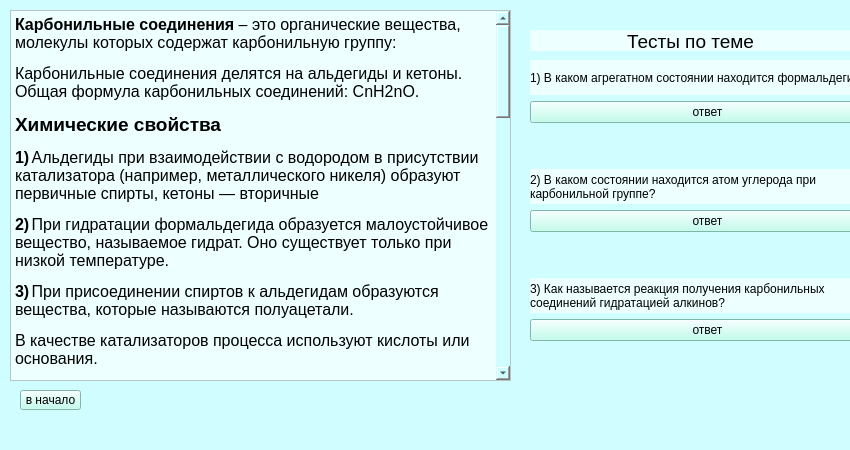
<?xml version="1.0" encoding="UTF-8"?>
<ui version="4.0">
 <class>MainWindow</class>
 <widget class="QMainWindow" name="MainWindow">
  <property name="geometry">
   <rect>
    <x>0</x>
    <y>0</y>
    <width>850</width>
    <height>450</height>
   </rect>
  </property>
  <property name="windowTitle">
   <string>MainWindow</string>
  </property>
  <property name="styleSheet">
   <string notr="true">background-color: rgb(208, 253, 255)</string>
  </property>
  <widget class="QWidget" name="centralwidget">
   <widget class="QTextEdit" name="textEdit">
    <property name="geometry">
     <rect>
      <x>10</x>
      <y>10</y>
      <width>501</width>
      <height>371</height>
     </rect>
    </property>
    <property name="styleSheet">
     <string notr="true">background-color: rgb(237, 255, 255);</string>
    </property>
    <property name="html">
     <string>&lt;!DOCTYPE HTML PUBLIC &quot;-//W3C//DTD HTML 4.0//EN&quot; &quot;http://www.w3.org/TR/REC-html40/strict.dtd&quot;&gt;
&lt;html&gt;&lt;head&gt;&lt;meta name=&quot;qrichtext&quot; content=&quot;1&quot; /&gt;&lt;style type=&quot;text/css&quot;&gt;
p, li { white-space: pre-wrap; }
&lt;/style&gt;&lt;/head&gt;&lt;body style=&quot; font-family:'MS Shell Dlg 2'; font-size:8pt; font-weight:400; font-style:normal;&quot;&gt;
&lt;p style=&quot; margin-top:12px; margin-bottom:12px; margin-left:0px; margin-right:0px; -qt-block-indent:0; text-indent:0px;&quot;&gt;&lt;span style=&quot; font-family:'Times New Roman,serif'; font-size:12pt; font-weight:600;&quot;&gt;Карбонильные соединения&lt;/span&gt;&lt;span style=&quot; font-family:'Times New Roman,serif'; font-size:12pt;&quot;&gt; – это органические вещества, молекулы которых содержат карбонильную группу:&lt;/span&gt; &lt;/p&gt;
&lt;p style=&quot; margin-top:12px; margin-bottom:12px; margin-left:0px; margin-right:0px; -qt-block-indent:0; text-indent:0px;&quot;&gt;&lt;span style=&quot; font-family:'Times New Roman,serif'; font-size:12pt;&quot;&gt;Карбонильные соединения делятся на альдегиды и кетоны. Общая формула карбонильных соединений: СnH2nO.&lt;/span&gt; &lt;/p&gt;
&lt;p style=&quot; margin-top:12px; margin-bottom:12px; margin-left:0px; margin-right:0px; -qt-block-indent:0; text-indent:0px;&quot;&gt;&lt;span style=&quot; font-size:14pt; font-weight:600;&quot;&gt;Химические свойства&lt;/span&gt;&lt;/p&gt;
&lt;p style=&quot; margin-top:12px; margin-bottom:12px; margin-left:0px; margin-right:0px; -qt-block-indent:0; text-indent:0px;&quot;&gt;&lt;span style=&quot; font-family:'Times New Roman,serif'; font-size:12pt; font-weight:600;&quot;&gt;1)&lt;/span&gt;&lt;span style=&quot; font-family:'Times New Roman'; font-size:7pt;&quot;&gt; &lt;/span&gt;&lt;span style=&quot; font-family:'Times New Roman,serif'; font-size:12pt;&quot;&gt;Альдегиды при взаимодействии с водородом в присутствии катализатора (например, металлического никеля) образуют первичные спирты, кетоны — вторичные&lt;/span&gt; &lt;/p&gt;
&lt;p style=&quot; margin-top:12px; margin-bottom:12px; margin-left:0px; margin-right:0px; -qt-block-indent:0; text-indent:0px;&quot;&gt;&lt;span style=&quot; font-family:'Times New Roman,serif'; font-size:12pt; font-weight:600;&quot;&gt;2)&lt;/span&gt;&lt;span style=&quot; font-family:'Times New Roman'; font-size:7pt;&quot;&gt; &lt;/span&gt;&lt;span style=&quot; font-family:'Times New Roman,serif'; font-size:12pt;&quot;&gt;При гидратации формальдегида образуется малоустойчивое вещество, называемое гидрат. Оно существует только при низкой температуре.&lt;/span&gt; &lt;/p&gt;
&lt;p style=&quot; margin-top:12px; margin-bottom:12px; margin-left:0px; margin-right:0px; -qt-block-indent:0; text-indent:0px;&quot;&gt;&lt;span style=&quot; font-family:'Times New Roman,serif'; font-size:12pt; font-weight:600;&quot;&gt;3)&lt;/span&gt;&lt;span style=&quot; font-family:'Times New Roman'; font-size:7pt; font-weight:600;&quot;&gt; &lt;/span&gt;&lt;span style=&quot; font-family:'Times New Roman,serif'; font-size:12pt;&quot;&gt;При присоединении спиртов к альдегидам образуются вещества, которые называются полуацетали.&lt;/span&gt; &lt;/p&gt;
&lt;p style=&quot; margin-top:12px; margin-bottom:12px; margin-left:0px; margin-right:0px; -qt-block-indent:0; text-indent:0px;&quot;&gt;&lt;span style=&quot; font-family:'Times New Roman,serif'; font-size:12pt;&quot;&gt;В качестве катализаторов процесса используют кислоты или основания.&lt;/span&gt; &lt;/p&gt;
&lt;p style=&quot; margin-top:12px; margin-bottom:12px; margin-left:0px; margin-right:0px; -qt-block-indent:0; text-indent:0px;&quot;&gt;&lt;span style=&quot; font-family:'Times New Roman,serif'; font-size:12pt; font-weight:600;&quot;&gt;4)&lt;/span&gt;&lt;span style=&quot; font-family:'Times New Roman'; font-size:7pt; font-weight:600;&quot;&gt; &lt;/span&gt;&lt;span style=&quot; font-family:'Times New Roman,serif'; font-size:12pt;&quot;&gt;Карбонильные соединения присоединяют синильную кислоту HCN. При этом образуется гидроксинитрил (циангидрин)&lt;/span&gt; &lt;/p&gt;
&lt;p style=&quot; margin-top:12px; margin-bottom:12px; margin-left:0px; margin-right:0px; -qt-block-indent:0; text-indent:0px;&quot;&gt;&lt;span style=&quot; font-family:'Times New Roman,serif'; font-size:12pt; font-weight:600;&quot;&gt;5)&lt;/span&gt;&lt;span style=&quot; font-family:'Times New Roman'; font-size:7pt;&quot;&gt; &lt;/span&gt;&lt;span style=&quot; font-family:'Times New Roman,serif'; font-size:12pt;&quot;&gt;Окисление гидроксидом меди (II):&lt;/span&gt; &lt;/p&gt;
&lt;p style=&quot; margin-top:12px; margin-bottom:12px; margin-left:0px; margin-right:0px; -qt-block-indent:0; text-indent:0px;&quot;&gt;&lt;span style=&quot; font-family:'Times New Roman,serif'; font-size:12pt;&quot;&gt;Происходит при нагревании альдегидов со свежеосажденным гидроксидом меди, при этом образуется красно-кирпичный осадок оксида меди (I) Cu2O. Это — одна из качественных реакций на альдегиды.&lt;/span&gt; &lt;/p&gt;
&lt;p style=&quot; margin-top:12px; margin-bottom:12px; margin-left:0px; margin-right:0px; -qt-block-indent:0; text-indent:0px;&quot;&gt;&lt;span style=&quot; font-family:'Times New Roman,serif'; font-size:12pt; font-weight:600;&quot;&gt;6)&lt;/span&gt;&lt;span style=&quot; font-family:'Times New Roman'; font-size:7pt; font-weight:600;&quot;&gt; &lt;/span&gt;&lt;span style=&quot; font-family:'Times New Roman,serif'; font-size:12pt;&quot;&gt;Альдегиды окисляются аммиачным раствором оксида серебра (реакция «серебряного зеркала»).&lt;/span&gt; &lt;/p&gt;
&lt;p style=&quot; margin-top:12px; margin-bottom:12px; margin-left:0px; margin-right:0px; -qt-block-indent:0; text-indent:0px;&quot;&gt;&lt;span style=&quot; font-family:'Times New Roman,serif'; font-size:12pt;&quot;&gt;Поскольку раствор содержит избыток аммиака, продуктом окисления альдегида будет соль аммония карбоновой кислоты.&lt;/span&gt; &lt;/p&gt;
&lt;p style=&quot; margin-top:12px; margin-bottom:12px; margin-left:0px; margin-right:0px; -qt-block-indent:0; text-indent:0px;&quot;&gt;&lt;span style=&quot; font-family:'Times New Roman,serif'; font-size:12pt;&quot;&gt;Например, при окислении муравьиного альдегида аммиачным раствором оксида серебра (I) образуется карбонат аммония&lt;/span&gt; &lt;/p&gt;
&lt;p style=&quot; margin-top:12px; margin-bottom:12px; margin-left:0px; margin-right:0px; -qt-block-indent:0; text-indent:0px;&quot;&gt;&lt;span style=&quot; font-family:'Times New Roman,serif'; font-size:12pt; font-weight:600;&quot;&gt;7)&lt;/span&gt;&lt;span style=&quot; font-family:'Times New Roman'; font-size:7pt; font-weight:600;&quot;&gt; &lt;/span&gt;&lt;span style=&quot; font-family:'Times New Roman,serif'; font-size:12pt;&quot;&gt;При окислении под действием перманганатов или соединений хрома (VI) альдегиды окисляются до карбоновых кислот или до солей карбоновых кислот (в нейтральной среде). Муравьиный альдегид окисляется до углекислого газа или до солей угольной кислоты (в нейтральной среде).&lt;/span&gt; &lt;/p&gt;
&lt;p style=&quot; margin-top:12px; margin-bottom:12px; margin-left:0px; margin-right:0px; -qt-block-indent:0; text-indent:0px;&quot;&gt;&lt;span style=&quot; font-family:'Times New Roman,serif'; font-size:12pt;&quot;&gt;Например, при окислении уксусного альдегида перманганатом калия в серной кислоте образуется уксусная кислота&lt;/span&gt; &lt;/p&gt;
&lt;p style=&quot; margin-top:12px; margin-bottom:12px; margin-left:0px; margin-right:0px; -qt-block-indent:0; text-indent:0px;&quot;&gt;&lt;span style=&quot; font-family:'Times New Roman,serif'; font-size:12pt; font-weight:600;&quot;&gt;8)&lt;/span&gt;&lt;span style=&quot; font-family:'Times New Roman'; font-size:7pt; font-weight:600;&quot;&gt; &lt;/span&gt;&lt;span style=&quot; font-family:'Times New Roman,serif'; font-size:12pt;&quot;&gt;Карбонильные соединения вступают в реакцию с галогенами, в результате которой получается хлорзамещенный (у ближайшего к карбонильной группе атома углерода) альдегид или кетон.&lt;/span&gt; &lt;/p&gt;
&lt;p style=&quot; margin-top:12px; margin-bottom:12px; margin-left:0px; margin-right:0px; -qt-block-indent:0; text-indent:0px;&quot;&gt;&lt;span style=&quot; font-family:'Times New Roman,serif'; font-size:12pt;&quot;&gt;Например, при хлорировании уксусного альдегида образуется хлорпроизводное этаналя.&lt;/span&gt; &lt;/p&gt;
&lt;p style=&quot; margin-top:12px; margin-bottom:12px; margin-left:0px; margin-right:0px; -qt-block-indent:0; text-indent:0px;&quot;&gt;&lt;span style=&quot; font-family:'Times New Roman,serif'; font-size:12pt; font-weight:600;&quot;&gt;9)&lt;/span&gt;&lt;span style=&quot; font-family:'Times New Roman'; font-size:7pt;&quot;&gt; &lt;/span&gt;&lt;span style=&quot; font-family:'Times New Roman,serif'; font-size:12pt;&quot;&gt;Формальдегид может взаимодействовать с фенолом. Катализатором процесса выступают кислоты или основания.&lt;/span&gt; &lt;/p&gt;
&lt;p style=&quot; margin-top:12px; margin-bottom:12px; margin-left:0px; margin-right:0px; -qt-block-indent:0; text-indent:0px;&quot;&gt;&lt;span style=&quot; font-family:'Times New Roman,serif'; font-size:12pt;&quot;&gt;Дальнейшее взаимодействие с другими молекулами формальдегида и фенола приводит к образованию фенолоформальдегидных смол и воды.&lt;/span&gt; &lt;/p&gt;
&lt;p style=&quot; margin-top:12px; margin-bottom:12px; margin-left:0px; margin-right:0px; -qt-block-indent:0; text-indent:0px;&quot;&gt;&lt;span style=&quot; font-family:'Times New Roman,serif'; font-size:12pt;&quot;&gt;Фенол и формальдегид вступают в реакцию поликонденсации.&lt;/span&gt; &lt;/p&gt;
&lt;p style=&quot; margin-top:12px; margin-bottom:12px; margin-left:0px; margin-right:0px; -qt-block-indent:0; text-indent:0px;&quot;&gt;&lt;span style=&quot; font-family:'Times New Roman,serif'; font-size:12pt;&quot;&gt;Поликонденсация — это процесс соединения молекул в длинную цепь (полимер) с образованием побочных продуктов с низкой молекулярной массой (вода или др.).&lt;/span&gt; &lt;/p&gt;
&lt;p style=&quot; margin-top:12px; margin-bottom:12px; margin-left:0px; margin-right:0px; -qt-block-indent:0; text-indent:0px;&quot;&gt;&lt;span style=&quot; font-family:'Times New Roman,serif'; font-size:12pt; font-weight:600;&quot;&gt;10)&lt;/span&gt;&lt;span style=&quot; font-family:'Times New Roman'; font-size:7pt; font-weight:600;&quot;&gt; &lt;/span&gt;&lt;span style=&quot; font-family:'Times New Roman,serif'; font-size:12pt;&quot;&gt;Полимеризация характерна в основном для легких альдегидов. Для альдегидов характерна линейная и циклическая полимеризация.&lt;/span&gt; &lt;/p&gt;
&lt;p style=&quot; margin-top:12px; margin-bottom:12px; margin-left:0px; margin-right:0px; -qt-block-indent:0; text-indent:0px;&quot;&gt;&lt;span style=&quot; font-family:'Times New Roman,serif'; font-size:12pt;&quot;&gt;Например, в растворе формалина (40 %-ного водного раствора формальдегида) образуется белый осадок полимера формальдегида, который называется полиформальдегид или параформ.&lt;/span&gt; &lt;/p&gt;&lt;/body&gt;&lt;/html&gt;</string>
    </property>
   </widget>
   <widget class="QPushButton" name="btn_return">
    <property name="geometry">
     <rect>
      <x>20</x>
      <y>390</y>
      <width>61</width>
      <height>20</height>
     </rect>
    </property>
    <property name="styleSheet">
     <string notr="true">background-color: rgb(178, 255, 234);</string>
    </property>
    <property name="text">
     <string>в начало</string>
    </property>
   </widget>
   <widget class="QLabel" name="content">
    <property name="geometry">
     <rect>
      <x>530</x>
      <y>30</y>
      <width>321</width>
      <height>21</height>
     </rect>
    </property>
    <property name="styleSheet">
     <string notr="true">background-color: rgb(237, 255, 255);</string>
    </property>
    <property name="text">
     <string>&lt;html&gt;&lt;head/&gt;&lt;body&gt;&lt;p align=&quot;center&quot;&gt;&lt;span style=&quot; font-size:14pt;&quot;&gt;Тесты по теме&lt;/span&gt;&lt;/p&gt;&lt;/body&gt;&lt;/html&gt;</string>
    </property>
   </widget>
   <widget class="QWidget" name="verticalLayoutWidget_2">
    <property name="geometry">
     <rect>
      <x>530</x>
      <y>60</y>
      <width>355</width>
      <height>321</height>
     </rect>
    </property>
    <layout class="QVBoxLayout" name="verticalLayout_2">
     <item>
      <widget class="QLabel" name="question_1">
       <property name="styleSheet">
        <string notr="true">background-color: rgb(237, 255, 255);</string>
       </property>
       <property name="text">
        <string>1) В каком агрегатном состоянии находится формальдегид?</string>
       </property>
      </widget>
     </item>
     <item>
      <widget class="QPushButton" name="answer_1">
       <property name="styleSheet">
        <string notr="true">background-color: rgb(178, 255, 234);</string>
       </property>
       <property name="text">
        <string>ответ</string>
       </property>
      </widget>
     </item>
     <item>
      <widget class="QLabel" name="ans_1">
       <property name="text">
        <string/>
       </property>
      </widget>
     </item>
     <item>
      <widget class="QLabel" name="question_2">
       <property name="styleSheet">
        <string notr="true">background-color: rgb(237, 255, 255);</string>
       </property>
       <property name="text">
        <string>2) В каком состоянии находится атом углерода при
карбонильной группе?</string>
       </property>
      </widget>
     </item>
     <item>
      <widget class="QPushButton" name="answer_2">
       <property name="styleSheet">
        <string notr="true">background-color: rgb(178, 255, 234);</string>
       </property>
       <property name="text">
        <string>ответ</string>
       </property>
      </widget>
     </item>
     <item>
      <widget class="QLabel" name="ans_2">
       <property name="text">
        <string/>
       </property>
      </widget>
     </item>
     <item>
      <widget class="QLabel" name="question_3">
       <property name="styleSheet">
        <string notr="true">background-color: rgb(237, 255, 255);</string>
       </property>
       <property name="text">
        <string>3) Как называется реакция получения карбонильных
соединений гидратацией алкинов?</string>
       </property>
      </widget>
     </item>
     <item>
      <widget class="QPushButton" name="answer_3">
       <property name="styleSheet">
        <string notr="true">background-color: rgb(178, 255, 234);</string>
       </property>
       <property name="text">
        <string>ответ</string>
       </property>
      </widget>
     </item>
     <item>
      <widget class="QLabel" name="ans_3">
       <property name="text">
        <string/>
       </property>
      </widget>
     </item>
    </layout>
   </widget>
  </widget>
  <widget class="QMenuBar" name="menubar">
   <property name="geometry">
    <rect>
     <x>0</x>
     <y>0</y>
     <width>850</width>
     <height>18</height>
    </rect>
   </property>
  </widget>
  <widget class="QStatusBar" name="statusbar"/>
 </widget>
 <resources/>
 <connections/>
</ui>
